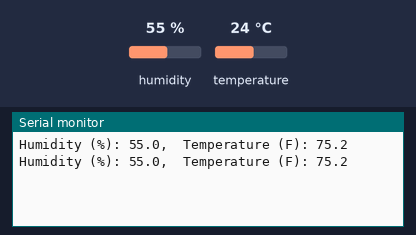
The sketch below on a simulated Arduino Uno, built with avr-gcc and run on an emulated ATmega328P. Shown: the last lines printed to the serial monitor. The inputs (shaded band) are chosen by the test bench; at power-on: humidity 55 %, temperature 24 °C.

Above: at 3.8 s.
3.9 s: humidity set to 22 %
At 5.9 s:
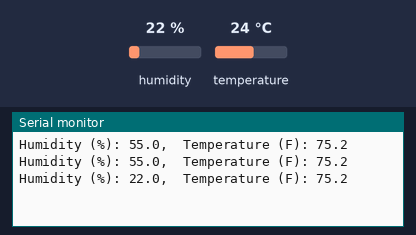
6.7 s: temperature set to 12 °C
At 8.3 s:
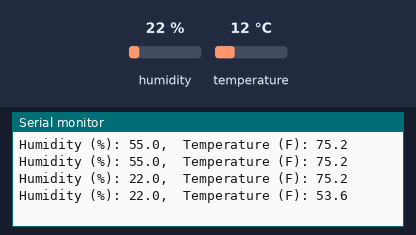
9.5 s: humidity set to 40 %
At 11.9 s:
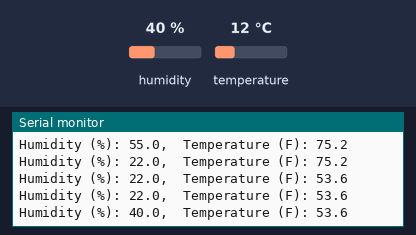
Timing chart, 0 to 13.4 s (numbered marks = the images above; inputs shaded):
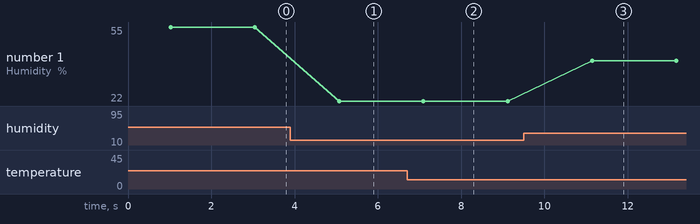

Measured:
- after the input at 3.9 s, the serial monitor: prints a new line after 1.2 s (image 1)
- after the input at 6.7 s, the serial monitor: prints a new line after 0.40 s (image 2)
- after the input at 9.5 s, the serial monitor: prints a new line after 1.6 s (image 3)
- plotted number 1: 55 → 22 after the input at 3.9 s, 22 → 40 after the input at 9.5 s

The sketch:

tempHumidity.ino
```cpp
double Fahrenheit(double celsius)
{
	return 1.8 * celsius + 32;
}

#include <dht.h>

dht DHT;

#define DHT11_PIN 3


void setup()
{
  Serial.begin(9600);
}

void loop()
{
  delay(1000);
  int chk = DHT.read11(DHT11_PIN);
  double fTemp = Fahrenheit(DHT.temperature);
  Serial.print ("Humidity (%): ");
  Serial.print(DHT.humidity, 1);
  Serial.print(",\tTemperature (F): ");
  Serial.println(fTemp, 1);

  delay(1000);
}
```
